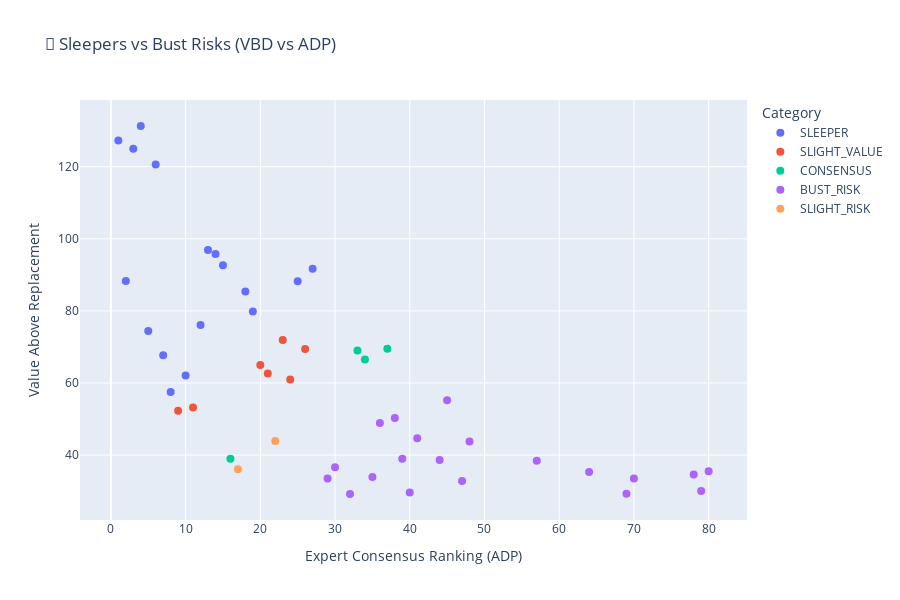

Here is the notebook cell this chart was saved with:
### Code cell
# Value vs ADP Analysis (Sleepers & Busts)
def find_sleepers_and_busts():
    """Identify players with value discrepancies vs ADP"""
    
    # Calculate ADP vs Value differential
    analysis_df = cheat_sheet.copy()
    analysis_df['ADP_vs_Rank'] = analysis_df['ECR'] - analysis_df['Draft_Rank']
    
    # Z-score for identifying outliers
    analysis_df['VBD_zscore'] = zscore(analysis_df['Custom_VBD'])
    analysis_df['ADP_zscore'] = zscore(analysis_df['ECR'])
    analysis_df['Value_Diff'] = analysis_df['VBD_zscore'] - analysis_df['ADP_zscore']
    
    # Categorize players
    def categorize_player(row):
        if row['Value_Diff'] > 0.75:  # High VBD, low ADP
            return 'SLEEPER'
        elif row['Value_Diff'] < -0.75:  # Low VBD, high ADP
            return 'BUST_RISK'
        elif abs(row['Value_Diff']) <= 0.25:
            return 'CONSENSUS'
        else:
            return 'SLIGHT_VALUE' if row['Value_Diff'] > 0 else 'SLIGHT_RISK'
    
    analysis_df['Category'] = analysis_df.apply(categorize_player, axis=1)
    
    # Create visualization
    fig = px.scatter(
        analysis_df,
        x='ECR',
        y='Custom_VBD',
        color='Category',
        hover_data=['Player', 'Position', 'Team'],
        title="🎯 Sleepers vs Bust Risks (VBD vs ADP)",
        labels={'ECR': 'Expert Consensus Ranking (ADP)', 'Custom_VBD': 'Value Above Replacement'}
    )
    
    fig.update_traces(marker=dict(size=8))
    fig.update_layout(height=600)
    fig.show()
    
    # Top sleepers and bust risks
    print("\n🔥 TOP SLEEPER PICKS (High Value, Low ADP):")
    sleepers = analysis_df[analysis_df['Category'] == 'SLEEPER'].sort_values('Value_Diff', ascending=False).head(10)
    for _, player in sleepers.iterrows():
        print(f"  {player['Player']:<25} {player['Position']:<3} (ADP: {player['ECR']:>3.0f}, VBD: {player['Custom_VBD']:>6.1f})")
    
    print("\n⚠️ BUST RISK ALERTS (Low Value, High ADP):")
    busts = analysis_df[analysis_df['Category'] == 'BUST_RISK'].sort_values('Value_Diff').head(10)
    for _, player in busts.iterrows():
        print(f"  {player['Player']:<25} {player['Position']:<3} (ADP: {player['ECR']:>3.0f}, VBD: {player['Custom_VBD']:>6.1f})")
    
    return analysis_df

value_analysis = find_sleepers_and_busts()

### Figure 1 — Plotly figure (JSON) as saved in the notebook; plotly's stock layout.template omitted (floating-point values rounded to 4 significant figures)
{"data": [{"customdata": [["Saquon Barkley", "RB", "PHI"], ["Bijan Robinson", "RB", "ATL"], ["Jahmyr Gibbs", "RB", "DET"], ["Ja'Marr Chase", "WR", "CIN"], ["Christian McCaffrey", "RB", "SF"], ["Derrick Henry", "RB", "BAL"], ["De'Von Achane", "RB", "MIA"], ["Lamar Jackson", "QB", "BAL"], ["Justin Jefferson", "WR", "MIN"], ["Josh Allen", "QB", "BUF"], ["Brock Bowers", "TE", "LV"], ["Josh Jacobs", "RB", "GB"], ["Ashton Jeanty", "RB", "LV"], ["CeeDee Lamb", "WR", "DAL"], ["Puka Nacua", "WR", "LAR"], ["Amon-Ra St. Brown", "WR", "DET"], ["Malik Nabers", "WR", "NYG"]], "hovertemplate": "Category=SLEEPER<br>Expert Consensus Ranking (ADP)=%{x}<br>Value Above Replacement=%{y}<br>Player=%{customdata[0]}<br>Position=%{customdata[1]}<br>Team=%{customdata[2]}<extra></extra>", "legendgroup": "SLEEPER", "marker": {"color": "#636efa", "size": 8, "symbol": "circle"}, "mode": "markers", "name": "SLEEPER", "orientation": "v", "showlegend": true, "type": "scatter", "x": [4.0, 1.0, 3.0, 6.0, 13.0, 14.0, 15.0, 27.0, 2.0, 25.0, 18.0, 19.0, 12.0, 5.0, 7.0, 10.0, 8.0], "xaxis": "x", "y": [131.3, 127.3, 125.0, 120.6, 96.9, 95.8, 92.7, 91.7, 88.3, 88.2, 85.4, 79.8, 76.1, 74.4, 67.7, 62.1, 57.5], "yaxis": "y"}, {"customdata": [["Trey McBride", "TE", "ARI"], ["Kyren Williams", "RB", "LAR"], ["Jonathan Taylor", "RB", "IND"], ["Bucky Irving", "RB", "TB"], ["Chase Brown", "RB", "CIN"], ["Brian Thomas Jr.", "WR", "JAX"], ["Nico Collins", "WR", "HOU"]], "hovertemplate": "Category=SLIGHT_VALUE<br>Expert Consensus Ranking (ADP)=%{x}<br>Value Above Replacement=%{y}<br>Player=%{customdata[0]}<br>Position=%{customdata[1]}<br>Team=%{customdata[2]}<extra></extra>", "legendgroup": "SLIGHT_VALUE", "marker": {"color": "#EF553B", "size": 8, "symbol": "circle"}, "mode": "markers", "name": "SLIGHT_VALUE", "orientation": "v", "showlegend": true, "type": "scatter", "x": [23.0, 26.0, 20.0, 21.0, 24.0, 11.0, 9.0], "xaxis": "x", "y": [71.9, 69.4, 65.0, 62.6, 61.0, 53.2, 52.3], "yaxis": "y"}, {"customdata": [["Jalen Hurts", "QB", "PHI"], ["George Kittle", "TE", "SF"], ["Jayden Daniels", "QB", "WSH"], ["Drake London", "WR", "ATL"]], "hovertemplate": "Category=CONSENSUS<br>Expert Consensus Ranking (ADP)=%{x}<br>Value Above Replacement=%{y}<br>Player=%{customdata[0]}<br>Position=%{customdata[1]}<br>Team=%{customdata[2]}<extra></extra>", "legendgroup": "CONSENSUS", "marker": {"color": "#00cc96", "size": 8, "symbol": "circle"}, "mode": "markers", "name": "CONSENSUS", "orientation": "v", "showlegend": true, "type": "scatter", "x": [37.0, 33.0, 34.0, 16.0], "xaxis": "x", "y": [69.5, 69.0, 66.5, 39.0], "yaxis": "y"}, {"customdata": [["Joe Burrow", "QB", "CIN"], ["James Cook", "RB", "BUF"], ["Breece Hall", "RB", "NYJ"], ["Alvin Kamara", "RB", "NO"], ["James Conner", "RB", "ARI"], ["Kenneth Walker III", "RB", "SEA"], ["Omarion Hampton", "RB", "LAC"], ["Sam LaPorta", "TE", "DET"], ["Tyreek Hill", "WR", "MIA"], ["Travis Kelce", "TE", "KC"], ["Patrick Mahomes", "QB", "KC"], ["Mark Andrews", "TE", "BAL"], ["Mike Evans", "WR", "TB"], ["Tee Higgins", "WR", "CIN"], ["T.J. Hockenson", "TE", "MIN"], ["Chuba Hubbard", "RB", "CAR"], ["Kyler Murray", "QB", "ARI"], ["Terry McLaurin", "WR", "WSH"], ["Baker Mayfield", "QB", "TB"], ["Davante Adams", "WR", "LAR"]], "hovertemplate": "Category=BUST_RISK<br>Expert Consensus Ranking (ADP)=%{x}<br>Value Above Replacement=%{y}<br>Player=%{customdata[0]}<br>Position=%{customdata[1]}<br>Team=%{customdata[2]}<extra></extra>", "legendgroup": "BUST_RISK", "marker": {"color": "#ab63fa", "size": 8, "symbol": "circle"}, "mode": "markers", "name": "BUST_RISK", "orientation": "v", "showlegend": true, "type": "scatter", "x": [45.0, 38.0, 36.0, 41.0, 48.0, 39.0, 44.0, 57.0, 30.0, 80.0, 64.0, 78.0, 35.0, 29.0, 70.0, 47.0, 79.0, 40.0, 69.0, 32.0], "xaxis": "x", "y": [55.2, 50.3, 48.9, 44.7, 43.8, 39.0, 38.6, 38.4, 36.6, 35.5, 35.3, 34.6, 33.9, 33.5, 33.5, 32.8, 30.0, 29.6, 29.3, 29.2], "yaxis": "y"}, {"customdata": [["Ladd McConkey", "WR", "LAC"], ["A.J. Brown", "WR", "PHI"]], "hovertemplate": "Category=SLIGHT_RISK<br>Expert Consensus Ranking (ADP)=%{x}<br>Value Above Replacement=%{y}<br>Player=%{customdata[0]}<br>Position=%{customdata[1]}<br>Team=%{customdata[2]}<extra></extra>", "legendgroup": "SLIGHT_RISK", "marker": {"color": "#FFA15A", "size": 8, "symbol": "circle"}, "mode": "markers", "name": "SLIGHT_RISK", "orientation": "v", "showlegend": true, "type": "scatter", "x": [22.0, 17.0], "xaxis": "x", "y": [43.9, 36.1], "yaxis": "y"}], "layout": {"height": 600, "legend": {"title": {"text": "Category"}, "tracegroupgap": 0}, "title": {"text": "🎯 Sleepers vs Bust Risks (VBD vs ADP)"}, "xaxis": {"anchor": "y", "domain": [0, 1], "title": {"text": "Expert Consensus Ranking (ADP)"}}, "yaxis": {"anchor": "x", "domain": [0, 1], "title": {"text": "Value Above Replacement"}}}}
